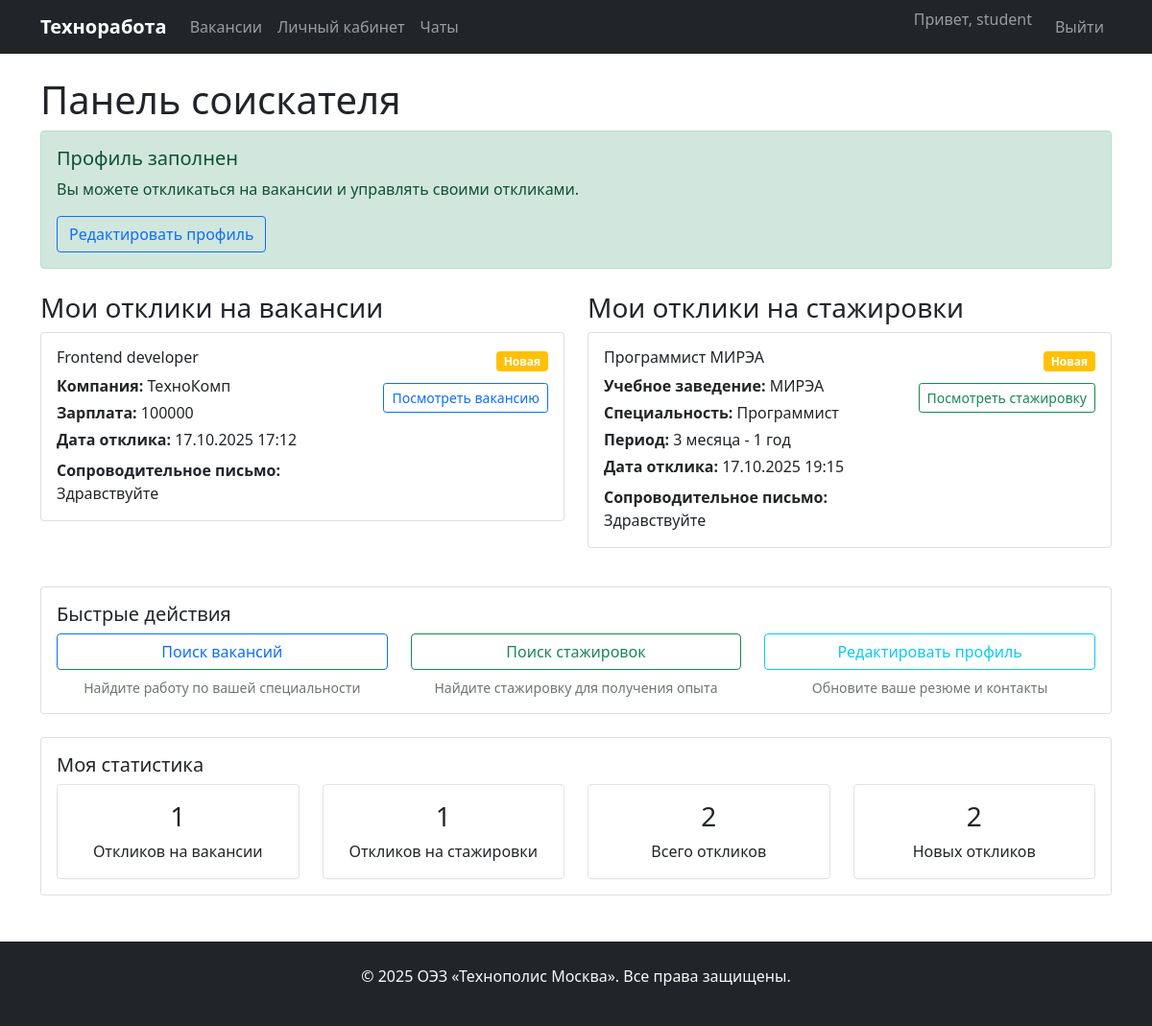
Before: /dashboard/ (signed in) with the older database file.
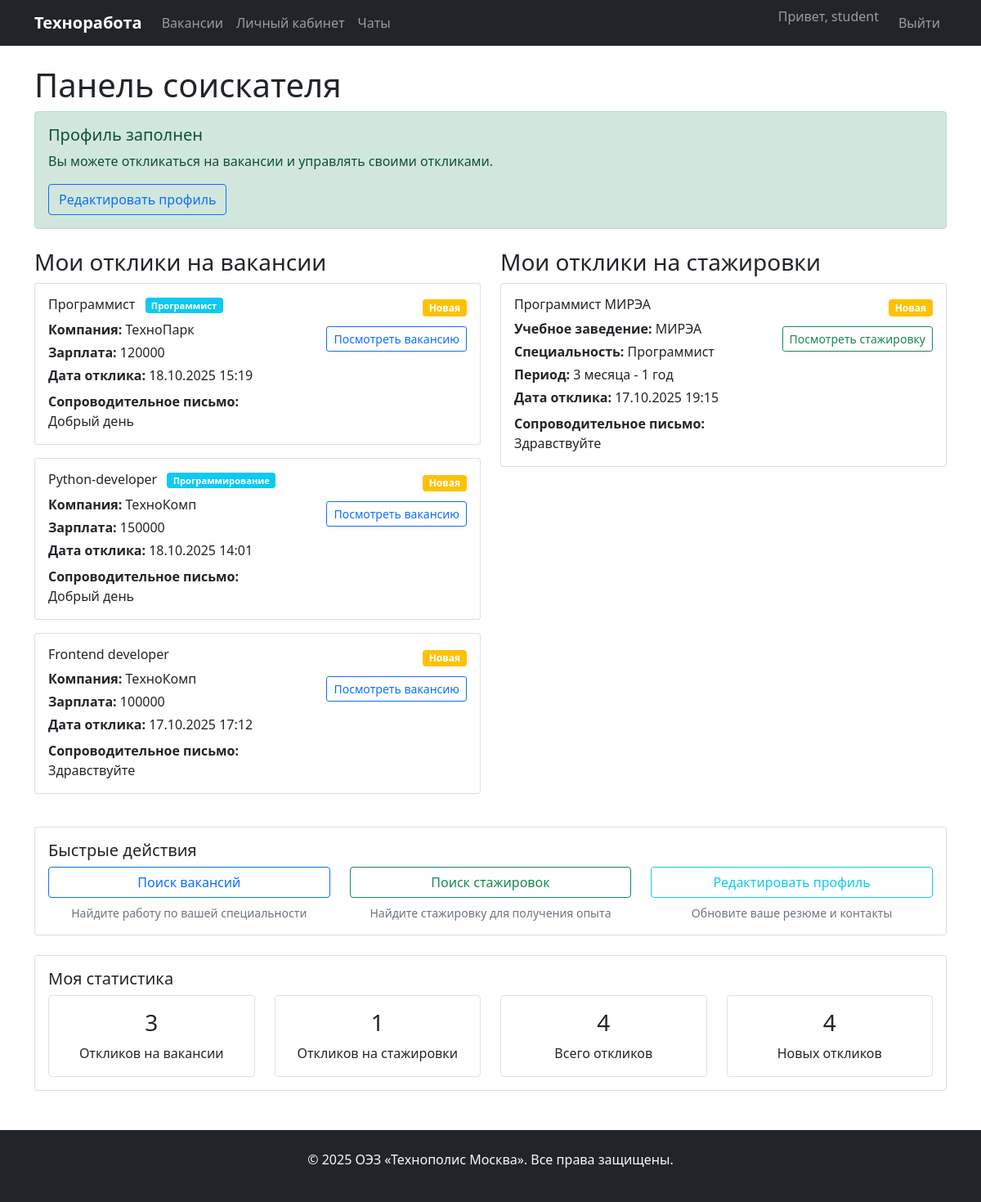
After: the same page with the newer database file.
### career_app/models.py (models this page shows, shortened)
class Application(models.Model):
    STATUS_CHOICES = [
        ('new', 'Новая'),
        ('reviewed', 'Рассмотрена'),
        ('invited', 'Приглашен'),
        ('rejected', 'Отклонена'),
    ]
    vacancy = models.ForeignKey(Vacancy, on_delete=models.CASCADE, verbose_name="Вакансия")
    applicant = models.ForeignKey(Applicant, on_delete=models.CASCADE, verbose_name="Соискатель")
    cover_letter = models.TextField(blank=True, verbose_name="Сопроводительное письмо")
    status = models.CharField(max_length=20, choices=STATUS_CHOICES, default='new', verbose_name="Статус")
    applied_at = models.DateTimeField(auto_now_add=True)
    objects = models.Manager()
    class Meta:
        verbose_name = "Отклик"
        verbose_name_plural = "Отклики"
        ordering = ['-applied_at']

class Vacancy(models.Model):
    STATUS_CHOICES = [
        ('draft', 'Черновик'),
        ('moderation', 'На модерации'),
        ('published', 'Опубликована'),
        ('rejected', 'Отклонена'),
        ('closed', 'Закрыта'),
    ]
    title = models.CharField(max_length=200, verbose_name="Должность")
    company = models.ForeignKey(Company, on_delete=models.CASCADE, verbose_name="Компания")
    category = models.ForeignKey(Category, on_delete=models.SET_NULL, null=True, blank=True, verbose_name="Категория")
    description = models.TextField(verbose_name="Описание вакансии")
    requirements = models.TextField(verbose_name="Требования")
    salary = models.CharField(max_length=100, blank=True, verbose_name="Зарплата")
    contact_info = models.TextField(verbose_name="Контактная информация")
    status = models.CharField(max_length=20, choices=STATUS_CHOICES, default='draft', verbose_name="Статус")
    created_by = models.ForeignKey(User, on_delete=models.CASCADE, verbose_name="Создатель")
    created_at = models.DateTimeField(auto_now_add=True)
    published_at = models.DateTimeField(null=True, blank=True)
    auto_close_at = models.DateTimeField(null=True, blank=True, verbose_name="Автоматическое закрытие")
    objects = models.Manager()
    class Meta:
        verbose_name = "Вакансия"
        verbose_name_plural = "Вакансии"
        ordering = ['-created_at']

class Company(models.Model):
    name = models.CharField(max_length=200, verbose_name="Название компании")
    description = models.TextField(verbose_name="Описание")
    contact_email = models.EmailField(verbose_name="Контактный email")
    contact_phone = models.CharField(max_length=20, verbose_name="Контактный телефон")
    created_at = models.DateTimeField(auto_now_add=True)
    is_approved = models.BooleanField(default=False, verbose_name="Подтверждена")  # Новое поле
    objects = models.Manager()
    class Meta:
        verbose_name = "Компания"
        verbose_name_plural = "Компании"

class InternshipResponse(models.Model):
    STATUS_CHOICES = [
        ('new', 'Новая'),
        ('reviewed', 'Рассмотрена'),
        ('invited', 'Приглашен'),
        ('rejected', 'Отклонена'),
    ]
    internship = models.ForeignKey(Internship, on_delete=models.CASCADE, verbose_name="Стажировка")
    applicant = models.ForeignKey(Applicant, on_delete=models.CASCADE, verbose_name="Соискатель")
    cover_letter = models.TextField(verbose_name="Сопроводительное письмо")
    status = models.CharField(max_length=20, choices=STATUS_CHOICES, default='new', verbose_name="Статус")
    applied_at = models.DateTimeField(auto_now_add=True)
    class Meta:
        verbose_name = "Отклик на стажировку"
        verbose_name_plural = "Отклики на стажировки"
        ordering = ['-applied_at']

class Internship(models.Model):
    STATUS_CHOICES = [
        ('draft', 'Черновик'),
        ('moderation', 'На модерации'),
        ('published', 'Опубликована'),
        ('rejected', 'Отклонена'),
        ('closed', 'Закрыта'),
    ]
    title = models.CharField(max_length=200, verbose_name="Название стажировки")
    institution = models.ForeignKey(EducationalInstitution, on_delete=models.CASCADE, verbose_name="Учебное заведение")
    category = models.ForeignKey(Category, on_delete=models.SET_NULL, null=True, blank=True, verbose_name="Категория")
    specialty = models.CharField(max_length=200, verbose_name="Специальность")
    student_count = models.IntegerField(verbose_name="Количество студентов")
    period = models.CharField(max_length=100, verbose_name="Период стажировки")
    description = models.TextField(verbose_name="Описание")
    requirements = models.TextField(verbose_name="Требования к студентам")
    status = models.CharField(max_length=20, choices=STATUS_CHOICES, default='draft', verbose_name="Статус")
    created_by = models.ForeignKey(User, on_delete=models.CASCADE, verbose_name="Создатель")
    created_at = models.DateTimeField(auto_now_add=True)
    objects = models.Manager()
    class Meta:
        verbose_name = "Стажировка"
        verbose_name_plural = "Стажировки"
        ordering = ['-created_at']

class EducationalInstitution(models.Model):
    name = models.CharField(max_length=200, verbose_name="Название учебного заведения")
    contact_email = models.EmailField(verbose_name="Контактный email")
    contact_phone = models.CharField(max_length=20, verbose_name="Контактный телефон")
    created_at = models.DateTimeField(auto_now_add=True)
    is_approved = models.BooleanField(default=False, verbose_name="Подтверждено")  # Новое поле
    objects = models.Manager()
    class Meta:
        verbose_name = "Учебное заведение"
        verbose_name_plural = "Учебные заведения"

class Category(models.Model):
    name = models.CharField(max_length=100, verbose_name="Название категории")
    description = models.TextField(blank=True, verbose_name="Описание")
    parent = models.ForeignKey('self', on_delete=models.CASCADE, null=True, blank=True,
                               verbose_name="Родительская категория")
    is_main = models.BooleanField(default=False, verbose_name="Основная категория")
    created_at = models.DateTimeField(auto_now_add=True)
    class Meta:
        verbose_name = "Категория"
        verbose_name_plural = "Категории"
        ordering = ['is_main', 'name']

### career_app/views.py (the view)
# urls.py: path('dashboard/', views.dashboard, name='dashboard'),
@login_required
def dashboard(request):
    try:
        user_profile = request.user.userprofile
    except UserProfile.DoesNotExist:
        messages.info(request, "Пожалуйста, завершите настройку вашего профиля.")
        return redirect('profile_setup')
    if not user_profile.can_access_dashboard():
        messages.warning(request, "Ваш аккаунт ожидает подтверждения администратором.")
        return redirect('pending_approval')
    if user_profile.role == 'admin':
        return admin_dashboard(request)
    elif user_profile.role == 'hr':
        return hr_dashboard(request)
    elif user_profile.role == 'university':
        return university_dashboard(request)
    else:
        return applicant_dashboard(request)

### career_app/models.py (called while the page is built)
    def can_access_dashboard(self):
        if self.role == 'admin':
            return True
        if self.role == 'applicant':
            return True
        return self.is_approved

### career_app/views.py (called while the page is built)
@login_required
def applicant_dashboard(request):
    try:
        applicant = request.user.applicant
        applications = Application.objects.filter(applicant=applicant)
        internship_responses = InternshipResponse.objects.filter(applicant=applicant)
    except Applicant.DoesNotExist:
        applicant = None
        applications = []
        internship_responses = []
    context = {
        'applicant': applicant,
        'applications': applications,
        'internship_responses': internship_responses,
    }
    return render(request, 'career_app/applicant_dashboard.html', context)

### templates/career_app/applicant_dashboard.html (shortened to what the changed rows need)
{% extends 'base.html' %}
{% block content %}
<div class="container mt-4">
    <h1>Панель соискателя</h1>
    <div class="row mt-4">
        <div class="col-md-6">
            {% for application in applications %}
            <div class="card mb-3">
                <div class="card-body">
                    <div class="d-flex justify-content-between align-items-start">
                        <div class="flex-grow-1">
                            <h6 class="card-title mb-2">
                                {{ application.vacancy.title }}
                                {% if application.vacancy.category %}
                                <span class="badge bg-info ms-2">{{ application.vacancy.category.name }}</span>
                                {% endif %}
                            </h6>
                            <p class="card-text mb-1">
                                <strong>Компания:</strong> {{ application.vacancy.company.name }}
                            </p>
                            {% if application.vacancy.salary %}
                            <p class="card-text mb-1">
                                <strong>Зарплата:</strong> {{ application.vacancy.salary }}
                            </p>
                            {% endif %}
                            <p class="card-text mb-1">
                                <strong>Дата отклика:</strong> {{ application.applied_at|date:"d.m.Y H:i" }}
                            </p>
                            {% if application.cover_letter %}
                            <p class="card-text mt-2">
                                <strong>Сопроводительное письмо:</strong><br>
                                {{ application.cover_letter|truncatewords:30 }}
                            </p>
                            {% endif %}
                        </div>
                        <div class="text-end">
                            <span class="badge bg-{% if application.status == 'new' %}warning{% elif application.status == 'reviewed' %}info{% elif application.status == 'invited' %}success{% else %}danger{% endif %} mb-2">
                                {{ application.get_status_display }}
                            </span>
                            <br>
                            <a href="{% url 'vacancy_detail' application.vacancy.pk %}" class="btn btn-sm btn-outline-primary mt-1">Посмотреть вакансию</a>
                        </div>
                    </div>
                </div>
            </div>
            {% empty %}
            <div class="text-center py-4">
                <h5 class="text-muted">У вас пока нет откликов на вакансии</h5>
                <p class="text-muted">Найдите подходящие вакансии и отправьте свой первый отклик!</p>
                <a href="{% url 'vacancy_list' %}" class="btn btn-primary">Найти вакансии</a>
            </div>
            {% endfor %}
        </div>
        <div class="col-md-6">
            {% for response in internship_responses %}
            <div class="card mb-3">
                <div class="card-body">
                    <div class="d-flex justify-content-between align-items-start">
                        <div class="flex-grow-1">
                            <h6 class="card-title mb-2">
                                {{ response.internship.title }}
                            </h6>
                            <p class="card-text mb-1">
                                <strong>Учебное заведение:</strong> {{ response.internship.institution.name }}
                            </p>
                            <p class="card-text mb-1">
                                <strong>Специальность:</strong> {{ response.internship.specialty }}
                            </p>
                            <p class="card-text mb-1">
                                <strong>Период:</strong> {{ response.internship.period }}
                            </p>
                            <p class="card-text mb-1">
                                <strong>Дата отклика:</strong> {{ response.applied_at|date:"d.m.Y H:i" }}
                            </p>
                            {% if response.cover_letter %}
                            <p class="card-text mt-2">
                                <strong>Сопроводительное письмо:</strong><br>
                                {{ response.cover_letter|truncatewords:30 }}
                            </p>
                            {% endif %}
                        </div>
                        <div class="text-end">
                            <span class="badge bg-{% if response.status == 'new' %}warning{% elif response.status == 'reviewed' %}info{% elif response.status == 'invited' %}success{% else %}danger{% endif %} mb-2">
                                {{ response.get_status_display }}
                            </span>
                            <br>
                            <a href="{% url 'internship_detail' response.internship.pk %}" class="btn btn-sm btn-outline-success mt-1">Посмотреть стажировку</a>
                        </div>
                    </div>
                </div>
            </div>
            {% empty %}
            <div class="text-center py-4">
                <h5 class="text-muted">У вас пока нет откликов на стажировки</h5>
                <p class="text-muted">Найдите интересные стажировки и отправьте свой первый отклик!</p>
                <a href="{% url 'vacancy_list' %}?type=internships" class="btn btn-success">Найти стажировки</a>
            </div>
            {% endfor %}
        </div>
    </div>
    {% if applicant %}
    <div class="row mt-4">
        <div class="col-md-12">
            <div class="card">
                <div class="card-body">
                    <h5 class="card-title">Моя статистика</h5>
                    <div class="row text-center">
                        <div class="col-md-3">
                            <div class="border rounded p-3">
                                <h3>{{ applications.count }}</h3>
                                <p class="mb-0">Откликов на вакансии</p>
                            </div>
                        </div>
                        <div class="col-md-3">
                            <div class="border rounded p-3">
                                <h3>{{ internship_responses.count }}</h3>
                                <p class="mb-0">Откликов на стажировки</p>
                            </div>
                        </div>
                        <div class="col-md-3">
                            <div class="border rounded p-3">
                                <h3>{{ applications.count|add:internship_responses.count }}</h3>
                                <p class="mb-0">Всего откликов</p>
                            </div>
                        </div>
                        <div class="col-md-3">
                            <div class="border rounded p-3">
                                <h3>
                                    {% with new_applications=applications|length %}
                                    {% with new_responses=internship_responses|length %}
                                    {{ new_applications|add:new_responses }}
                                    {% endwith %}
                                    {% endwith %}
                                </h3>
                                <p class="mb-0">Новых откликов</p>
                            </div>
                        </div>
                    </div>
                </div>
            </div>
        </div>
    </div>
    {% endif %}
</div>
{% endblock %}

Changed rows visible on the page:
added Application: vacancy "Программист", vacancy.category.name "Программист", vacancy.company.name "ТехноПарк", vacancy.salary "120000", applied_at "18.10.2025 15:19", cover_letter "Добрый день", status "Новая"
added Application: vacancy "Python-developer", vacancy.category.name "Программирование", vacancy.company.name "ТехноКомп", vacancy.salary "150000", applied_at "18.10.2025 14:01", cover_letter "Добрый день", status "Новая"
Other visible differences:
{{ applications.count }}: "1" → "3"
{{ applications.count|add:internship_responses.count }}: "2" → "4"
{{ new_applications|add:new_responses }}: "2" → "4"
